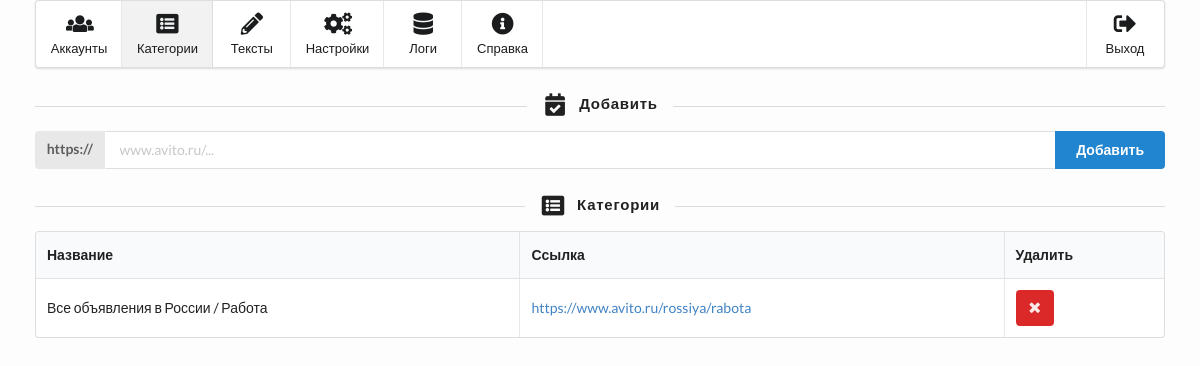
The app's page /categories (signed in), older data.
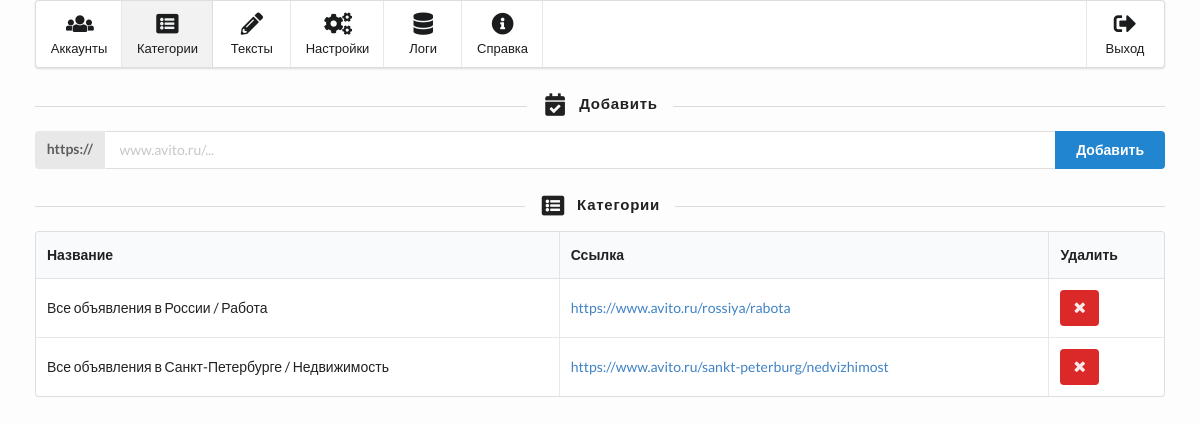
The same page, newer data.
### tables this page shows
CREATE TABLE categories (id INTEGER PRIMARY KEY AUTOINCREMENT, name VARCHAR (255), link VARCHAR (255));

### public/router.php (called while the page is built, shortened)
<?php
$pages = [
	'login' => 'Avito: Авторизация',
	'exit' => 'Avito: Выход',
	'404' => 'Avito: Страница не найдена',
	'accounts' => 'Avito: Аккаунты',
	'categories' => 'Avito: Категории',
	'texts' => 'Avito: Тексты',
	'settings' => 'Avito: Настройки',
	'logging' => 'Avito: Логи',
	'info' => 'Avito: Справка',
];
if (isset($_GET['route'])) {
	$get=str_replace('/', '', $_GET['route']);
	if (array_key_exists($get, $pages) and file_exists(PAGES.'/back/'.$get.'.php') and file_exists(PAGES.'/front/'.$get.'.php')) {
		$page = $get;
	} else {
		$page = '404';
	}
} else {
	$page = 'accounts';
}

### classes/DB.class.php (called while the page is built)
<?php
class DB
{
	static private $connect = null;
	static public function connect()
	{
		if (null === self::$connect) {
			self::$connect = new PDO('sqlite:'.DATABASES.'/database.db') ;
		}
		return self::$connect;
	}
}

### public/pages/back/categories.php (called while the page is built, shortened)
<?php
$sql = "SELECT id, name, link FROM categories";
$categories = DB::connect()->query($sql)->fetchAll(PDO::FETCH_OBJ);

### public/pages/front/categories.php (the view, shortened to what this page needs)
<h4 class="ui horizontal divider header"><i class="checked calendar icon"></i>Добавить</h4>
<form action="" method="post" class="ui labeled fluid action input">
	<div class="ui label">https://</div>
	<input type="text" name="link" placeholder="www.avito.ru/...">
	<button type="submit" class="ui primary button">Добавить</button>
</form>
<?php if ($categories): ?>
<h4 class="ui horizontal divider header"><i class="browser icon"></i>Категории</h4>
<table class="ui single line celled table">
	<thead>
		<tr>
			<th>Название</th>
			<th>Ссылка</th>
			<th>Удалить</th>
		</tr>
	</thead>
	<tbody>
		<?php foreach ($categories as $category): ?>
		<tr>
			<td><?php echo $category->name; ?></td>
			<td>
				<a target="_blank" href="<?php echo $category->link; ?>"><?php echo $category->link; ?></a>
			</td>
			<td>
				<form action="" method="post">
					<button type="submit" class="ui negative icon button">
						<i class="remove icon"></i>
					</button>
				</form>
			</td>
		</tr>
		<?php endforeach; ?>
	</tbody>
</table>
<?php endif; ?>

### public/index.php (shortened to what this page needs)
<?php
require_once PUBL . '/router.php';
require_once PAGES . '/back/' . $page . '.php';
?>
<!doctype html>
<html lang="ru">
	<head>
		<link rel="stylesheet" href="https://cdnjs.cloudflare.com/ajax/libs/semantic-ui/2.2.9/semantic.min.css">
		<link rel="stylesheet" href="<?php echo CSS; ?>">
	</head>
	<body>
		<?php if (isset($_SESSION['login'])): ?>
		<div class="ui labeled icon small menu">
			<a class="<?php if ($page == 'accounts') echo 'active '; ?>item" href="accounts">
				<i class="users icon"></i>
				<span class="menu-text">Аккаунты</span>
			</a>
			<a class="<?php if ($page == 'categories') echo 'active '; ?>item" href="categories">
				<i class="browser icon"></i>
				<span class="menu-text">Категории</span>
			</a>
			<a class="<?php if ($page == 'texts') echo 'active '; ?>item" href="texts">
				<i class="write icon"></i>
				<span class="menu-text">Тексты</span>
			</a>
			<a class="<?php if ($page == 'settings') echo 'active '; ?>item" href="settings">
				<i class="settings icon"></i>
				<span class="menu-text">Настройки</span>
			</a>
			<a class="<?php if ($page == 'logging') echo 'active '; ?>item" href="logging">
				<i class="database icon"></i>
				<span class="menu-text">Логи</span>
			</a>
			<a class="<?php if ($page == 'info') echo 'active '; ?>item" href="info">
				<i class="info circle icon"></i>
				<span class="menu-text">Справка</span>
			</a>
			<div class="right menu">
				<a class="item" href="exit"><i class="sign out icon"></i><span class="menu-text">Выход</span></a>
			</div>
		</div>
		<?php endif; ?>
		<?php require_once PAGES . '/front/' . $page . '.php'; ?>
		<div class="bottom"></div>
	</body>
</html>

### public/style.css (style rules this page uses)
html, body { background-color: #fdfdfd; }
body { padding: 0 35px 0 35px; }
.bottom { height: 20px; }

Row changes from the older to the newer data that the page shows:
added categories: name "Все объявления в Санкт-Петербурге / Недвижимость", link "https://www.avito.ru/sankt-peterburg/nedvizhimost"
